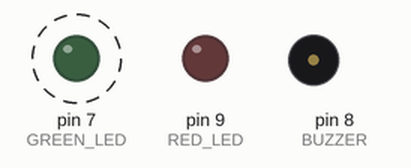
A sketch run on a simulated Arduino Uno, built with avr-gcc and run on an emulated ATmega328P. Shown: output pins drawn as LEDs (lit = HIGH), buzzer (waves = sounding). Dashed ring = blinking. What the sketch prints to the serial monitor is not drawn.

Above: at 1.2 s.
Timing chart, 0 to 4.7 s (numbered marks = the images above):
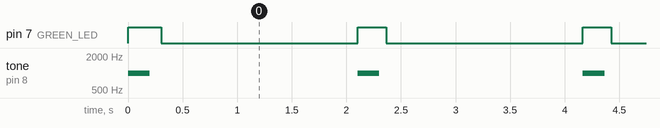

The sketch:

sketch_dec6a_copy_20260108222213_copy_20260108223030.ino
```cpp
#include <TinyGPS++.h>
#include <SoftwareSerial.h>

#define INDOOR_TEST true  // Indoor mock GPS

#define GREEN_LED 7      // GPS update / moving
#define RED_LED 9        // Satellite searching
#define BUZZER 8

TinyGPSPlus gps;
SoftwareSerial gpsSerial(4, 3); // RX, TX

// Simulated coordinates
double latitudes[]  = {26.123400, 26.123420, 26.123450, 26.123480, 26.123500};
double longitudes[] = {85.123400, 85.123420, 85.123450, 85.123480, 85.123500};
int steps = 5;
int indexPos = 0;

void setup() {
  Serial.begin(9600);
  gpsSerial.begin(9600);

  pinMode(GREEN_LED, OUTPUT);
  pinMode(RED_LED, OUTPUT);
  pinMode(BUZZER, OUTPUT);

  Serial.println("Indoor Moving GPS Tracking Started...");
}

void loop() {
  if (INDOOR_TEST) {
    // --- Mock coordinates (Indoor) ---
    digitalWrite(RED_LED, LOW); // Searching not needed in mock
    digitalWrite(GREEN_LED, HIGH);
    tone(BUZZER, 1000, 200);

    double lat = latitudes[indexPos];
    double lng = longitudes[indexPos];

    Serial.print("Coordinates: ");
    Serial.print(lat, 6);
    Serial.print(", ");
    Serial.println(lng, 6);

    Serial.print("Google Maps Link: ");
    Serial.print("https://maps.google.com/?q=");
    Serial.print(lat, 6);
    Serial.print(",");
    Serial.println(lng, 6);

    Serial.println("----------------------");

    delay(200);
    digitalWrite(GREEN_LED, LOW);
    delay(1800); // total 2s per update

    // Move to next coordinate
    indexPos++;
    if(indexPos >= steps) indexPos = 0;
  }
  else {
    // --- Real GPS Mode ---
    bool searching = true;

    while (gpsSerial.available()) {
      gps.encode(gpsSerial.read());

      if (gps.satellites.value() > 0) searching = false;

      if (searching) {
        digitalWrite(RED_LED, HIGH); // Searching
      } else {
        digitalWrite(RED_LED, LOW);
      }

      if (gps.location.isUpdated()) {
        digitalWrite(GREEN_LED, HIGH); // GPS update
        tone(BUZZER, 1000, 200);

        Serial.print("Coordinates: ");
        Serial.print(gps.location.lat(), 6);
        Serial.print(", ");
        Serial.println(gps.location.lng(), 6);

        Serial.print("Satellites: ");
        Serial.println(gps.satellites.value());

        Serial.print("Google Maps Link: ");
        Serial.print("https://maps.google.com/?q=");
        Serial.print(gps.location.lat(), 6);
        Serial.print(",");
        Serial.println(gps.location.lng(), 6);

        Serial.println("----------------------");

        delay(200);
        digitalWrite(GREEN_LED, LOW);
      }
    }
  }
}
```

Measured:
- by itself, pin 7 (GREEN_LED): alternates HIGH for 0.26 s and LOW for 1.8 s
- by itself, tone on pin 8 (BUZZER): alternates 1000 Hz for 0.20 s and silent for 1.9 s
